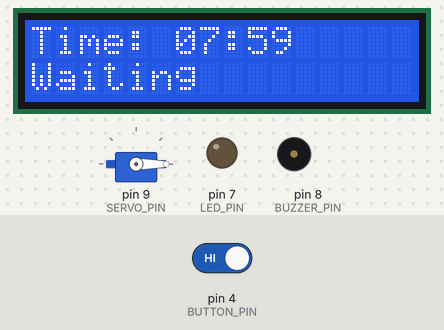
Recording of a sketch running on a simulated Arduino Uno, built with avr-gcc and run on an emulated ATmega328P. Parts: servo, 16×2 character LCD, output pins drawn as LEDs (lit = HIGH), buzzer (waves = sounding). The test bench sets the inputs (shaded band); at power-on: pin 4 (BUTTON_PIN) HIGH.

Above: at 4.6 s.
4.7 s: pin 4 (BUTTON_PIN) driven HIGH
At 5.8 s:
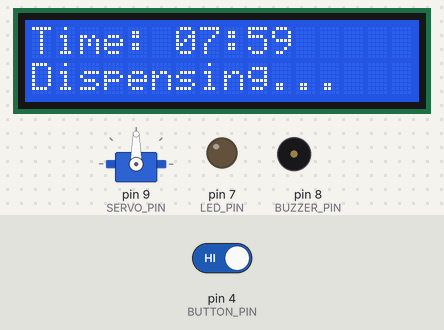
7.7 s: pin 4 (BUTTON_PIN) driven LOW
At 8.1 s:
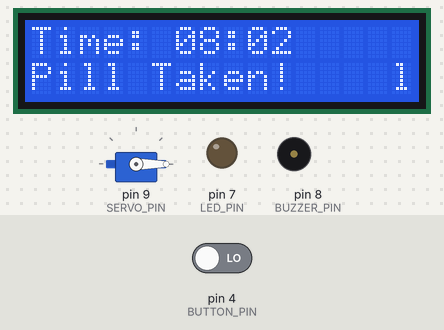
At 10.5 s:
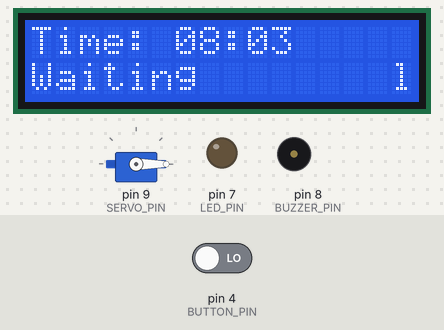
Timing chart, 0 to 32.2 s (numbered marks = the images above; inputs shaded):
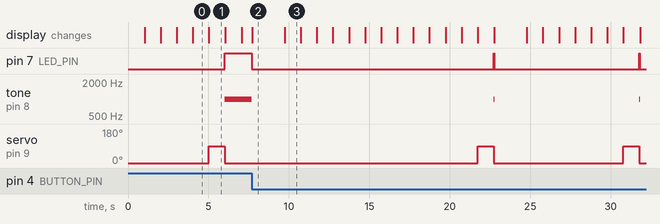

The sketch:

smart_pill_dispenser.ino
```cpp
#include <Servo.h>
#include <Wire.h>
#include <LiquidCrystal_I2C.h>

// Hardware Configuration
const int SERVO_PIN = 9;
const int BUZZER_PIN = 8;
const int LED_PIN = 7;
const int BUTTON_PIN = 4;

// Time Configuration
const int DOSE_TIMES[][2] = {{8, 0}, {8, 15}, {8, 22}}; // 8AM, 8:15AM, 8PM
const int DOSE_WINDOW_MINUTES = 5; // 5-minute window to take pill
const unsigned long DOSE_WINDOW_MS = DOSE_WINDOW_MINUTES * 60 * 1000; // Convert to milliseconds

// System State
struct {
  int hour = 7;       // Start at 7:55 AM (for testing)
  int minute = 55;
  bool doseTaken[3] = {false, false, false};
  bool doseMissed[3] = {false, false, false};
  bool pillDispensed = false;
  bool isAlertActive = false;
  int doseStartHour = 0;
  int doseStartMinute = 0;
} SystemState;

// Hardware Objects
Servo dispenser;
LiquidCrystal_I2C lcd(0x20, 16, 2);

void setup() {
  Serial.begin(9600);

  // Initialize Hardware
  dispenser.attach(SERVO_PIN);
  dispenser.write(0); // Lock initially

  pinMode(BUZZER_PIN, OUTPUT);
  pinMode(LED_PIN, OUTPUT);
  pinMode(BUTTON_PIN, INPUT_PULLUP);

  lcd.init();
  lcd.backlight();
  updateDisplay();
}

void loop() {
  static unsigned long lastUpdate = 0;

  // Simulate 1 minute per second (for testing)
  if (millis() - lastUpdate >= 1000) {
    lastUpdate = millis();
    incrementTime();
    checkDoseTime();
    checkMissedDose();
    updateDisplay();
  }

  handleButtonPress();
}

//=======================
// Core Logic Functions
//=======================

void incrementTime() {
  SystemState.minute++;
  if (SystemState.minute >= 60) {
    SystemState.minute = 0;
    SystemState.hour++;
    if (SystemState.hour >= 24) {
      SystemState.hour = 0;
      resetMidnight();
    }
  }
}

void checkDoseTime() {
  for (int i = 0; i < 3; i++) {
    if (SystemState.hour == DOSE_TIMES[i][0] &&
        SystemState.minute == DOSE_TIMES[i][1] &&
        !SystemState.doseTaken[i] &&
        !SystemState.doseMissed[i]) {
      dispensePill();
      startAlerts();
      SystemState.pillDispensed = true;
      SystemState.doseStartHour = SystemState.hour;
      SystemState.doseStartMinute = SystemState.minute;
      break;
    }
  }
}

void checkMissedDose() {
  if (!SystemState.pillDispensed) return;

  // Calculate minutes passed since dose was dispensed
  int minutesPassed;
  if (SystemState.hour == SystemState.doseStartHour) {
    minutesPassed = SystemState.minute - SystemState.doseStartMinute;
  } else {
    minutesPassed = (60 - SystemState.doseStartMinute) + SystemState.minute;
  }

  if (minutesPassed >= DOSE_WINDOW_MINUTES) {
    retrievePill();
    for (int i = 0; i < 3; i++) {
      if (SystemState.hour == DOSE_TIMES[i][0]) {
        SystemState.doseMissed[i] = true;
        break;
      }
    }
    SystemState.pillDispensed = false;
  }
}

void resetMidnight() {
  for (int i = 0; i < 3; i++) {
    SystemState.doseTaken[i] = false;
    SystemState.doseMissed[i] = false;
  }
}

//=======================
// Hardware Interactions
//=======================

void dispensePill() {
  lcd.setCursor(0, 1);
  lcd.print("Dispensing...  ");
  dispenser.write(90); // Open
  delay(1000);
  dispenser.write(0);  // Close and lock
}

void retrievePill() {
  // Only retrieve if we haven't already
  if (SystemState.isAlertActive) {
    lcd.setCursor(0, 1);
    lcd.print("Retrieving...  ");
    dispenser.write(180); // Rotate opposite direction to "retrieve"
    delay(1000);
    dispenser.write(0);   // Return to locked position
    stopAlerts();
  }
}

void startAlerts() {
  tone(BUZZER_PIN, 1000);
  digitalWrite(LED_PIN, HIGH);
  SystemState.isAlertActive = true;
}

void stopAlerts() {
  noTone(BUZZER_PIN);
  digitalWrite(LED_PIN, LOW);
  SystemState.isAlertActive = false;
}

void handleButtonPress() {
  if (digitalRead(BUTTON_PIN) == LOW && SystemState.isAlertActive) {
    stopAlerts();
    markDoseTaken();
    lcd.setCursor(0, 1);
    lcd.print("Pill Taken!    ");
    delay(2000);
    SystemState.pillDispensed = false;
  }
}

void markDoseTaken() {
  for (int i = 0; i < 3; i++) {
    if (SystemState.hour == DOSE_TIMES[i][0]) {
      SystemState.doseTaken[i] = true;
      break;
    }
  }
}

//=======================
// Display Functions
//=======================

void updateDisplay() {
  // Show current time
  lcd.setCursor(0, 0);
  lcd.print("Time: ");
  if (SystemState.hour < 10) lcd.print("0");
  lcd.print(SystemState.hour);
  lcd.print(":");
  if (SystemState.minute < 10) lcd.print("0");
  lcd.print(SystemState.minute);

  // Show system status
  lcd.setCursor(0, 1);
  if (SystemState.isAlertActive) {
    lcd.print("ALERT: Take Pill!");
  }
  else if (SystemState.doseMissed[0] || SystemState.doseMissed[1] || SystemState.doseMissed[2]) {
    lcd.print("Dose Missed!   ");
  }
  else if (SystemState.pillDispensed) {
    lcd.print("Ready          ");
  }
  else {
    lcd.print("Waiting        ");
  }
}
```

Measured:
- after the input at 7.7 s, the display: changes at once (image 2)
- by itself, servo on pin 9 (SERVO_PIN): alternates 90° for 1.0 s and 0° for 8.1 s
- what the display in image 1 shows lasts 1.0 s, from 5.0 s to 6.0 s
- what the display in image 2 shows lasts 2.0 s, from 7.7 s to 9.7 s
